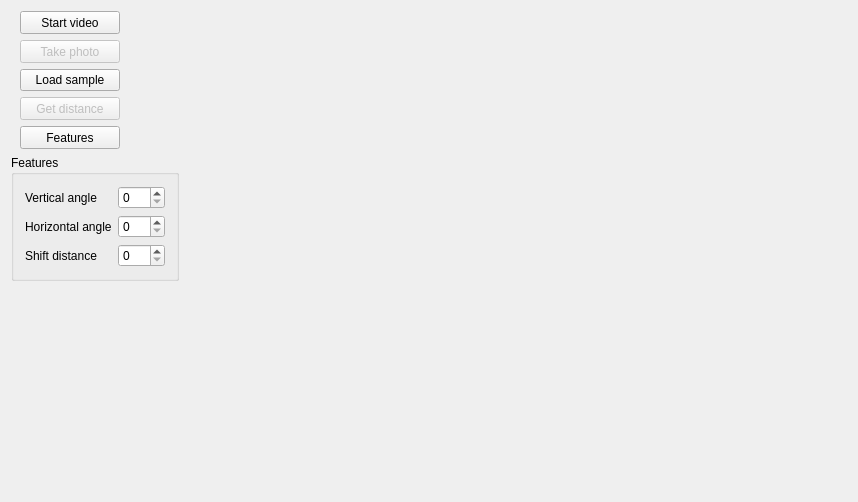
<?xml version="1.0" encoding="UTF-8"?>
<ui version="4.0">
 <class>CHostWidget</class>
 <widget class="QWidget" name="CHostWidget">
  <property name="geometry">
   <rect>
    <x>0</x>
    <y>0</y>
    <width>858</width>
    <height>498</height>
   </rect>
  </property>
  <property name="sizePolicy">
   <sizepolicy hsizetype="MinimumExpanding" vsizetype="MinimumExpanding">
    <horstretch>0</horstretch>
    <verstretch>0</verstretch>
   </sizepolicy>
  </property>
  <property name="windowTitle">
   <string>COCRMHostWidget</string>
  </property>
  <layout class="QHBoxLayout" name="horizontalLayout_2">
   <item>
    <layout class="QVBoxLayout" name="mLeftVBoxLayout">
     <item>
      <layout class="QVBoxLayout" name="mLeftMostVBoxLayout">
       <item>
        <layout class="QHBoxLayout" name="mControlsHBoxLayout">
         <item>
          <layout class="QVBoxLayout" name="mControlsVertLayout">
           <item>
            <widget class="QPushButton" name="mVideoButton">
             <property name="sizePolicy">
              <sizepolicy hsizetype="Fixed" vsizetype="Fixed">
               <horstretch>0</horstretch>
               <verstretch>0</verstretch>
              </sizepolicy>
             </property>
             <property name="minimumSize">
              <size>
               <width>100</width>
               <height>23</height>
              </size>
             </property>
             <property name="text">
              <string>Start video</string>
             </property>
             <property name="checkable">
              <bool>true</bool>
             </property>
            </widget>
           </item>
           <item>
            <widget class="QPushButton" name="mCapturePhotoButton">
             <property name="enabled">
              <bool>false</bool>
             </property>
             <property name="sizePolicy">
              <sizepolicy hsizetype="Fixed" vsizetype="Fixed">
               <horstretch>0</horstretch>
               <verstretch>0</verstretch>
              </sizepolicy>
             </property>
             <property name="minimumSize">
              <size>
               <width>100</width>
               <height>23</height>
              </size>
             </property>
             <property name="text">
              <string>Take photo</string>
             </property>
            </widget>
           </item>
           <item>
            <widget class="QPushButton" name="mLoadSampleButton">
             <property name="text">
              <string>Load sample</string>
             </property>
            </widget>
           </item>
           <item>
            <widget class="QPushButton" name="mGetDistanceButton">
             <property name="enabled">
              <bool>false</bool>
             </property>
             <property name="sizePolicy">
              <sizepolicy hsizetype="Fixed" vsizetype="Fixed">
               <horstretch>0</horstretch>
               <verstretch>0</verstretch>
              </sizepolicy>
             </property>
             <property name="minimumSize">
              <size>
               <width>100</width>
               <height>23</height>
              </size>
             </property>
             <property name="text">
              <string>Get distance</string>
             </property>
            </widget>
           </item>
           <item>
            <widget class="QPushButton" name="mFeaturesButton">
             <property name="sizePolicy">
              <sizepolicy hsizetype="Fixed" vsizetype="Fixed">
               <horstretch>0</horstretch>
               <verstretch>0</verstretch>
              </sizepolicy>
             </property>
             <property name="minimumSize">
              <size>
               <width>100</width>
               <height>23</height>
              </size>
             </property>
             <property name="text">
              <string>Features</string>
             </property>
             <property name="checkable">
              <bool>true</bool>
             </property>
            </widget>
           </item>
          </layout>
         </item>
         <item>
          <spacer name="mVideoSpacerDelimeter">
           <property name="orientation">
            <enum>Qt::Horizontal</enum>
           </property>
           <property name="sizeType">
            <enum>QSizePolicy::Fixed</enum>
           </property>
           <property name="sizeHint" stdset="0">
            <size>
             <width>50</width>
             <height>20</height>
            </size>
           </property>
          </spacer>
         </item>
        </layout>
       </item>
       <item>
        <widget class="QGroupBox" name="mFeaturesBox">
         <property name="sizePolicy">
          <sizepolicy hsizetype="Minimum" vsizetype="Minimum">
           <horstretch>0</horstretch>
           <verstretch>0</verstretch>
          </sizepolicy>
         </property>
         <property name="title">
          <string>Features</string>
         </property>
         <layout class="QHBoxLayout" name="horizontalLayout">
          <item>
           <layout class="QFormLayout" name="mFeaturesGridLayout">
            <item row="0" column="0">
             <widget class="QLabel" name="mVertAngleLabel">
              <property name="enabled">
               <bool>true</bool>
              </property>
              <property name="text">
               <string>Vertical angle</string>
              </property>
             </widget>
            </item>
            <item row="0" column="1">
             <widget class="QSpinBox" name="mVertAngleSpinBox">
              <property name="enabled">
               <bool>true</bool>
              </property>
              <property name="specialValueText">
               <string/>
              </property>
              <property name="prefix">
               <string/>
              </property>
              <property name="maximum">
               <number>180</number>
              </property>
             </widget>
            </item>
            <item row="1" column="0">
             <widget class="QLabel" name="mHorAngleLabel">
              <property name="text">
               <string>Horizontal angle</string>
              </property>
             </widget>
            </item>
            <item row="1" column="1">
             <widget class="QSpinBox" name="mHorAngleSpinBox">
              <property name="maximum">
               <number>180</number>
              </property>
             </widget>
            </item>
            <item row="2" column="0">
             <widget class="QLabel" name="mShiftDistance">
              <property name="text">
               <string>Shift distance</string>
              </property>
              <property name="scaledContents">
               <bool>false</bool>
              </property>
             </widget>
            </item>
            <item row="2" column="1">
             <widget class="QSpinBox" name="mShiftDistanceSpinBox">
              <property name="maximum">
               <number>500</number>
              </property>
             </widget>
            </item>
           </layout>
          </item>
         </layout>
        </widget>
       </item>
      </layout>
     </item>
     <item>
      <spacer name="mGalleryDelimiter">
       <property name="orientation">
        <enum>Qt::Vertical</enum>
       </property>
       <property name="sizeHint" stdset="0">
        <size>
         <width>20</width>
         <height>40</height>
        </size>
       </property>
      </spacer>
     </item>
    </layout>
   </item>
   <item>
    <widget class="QLabel" name="mGraphicsLabel">
     <property name="sizePolicy">
      <sizepolicy hsizetype="Expanding" vsizetype="Expanding">
       <horstretch>0</horstretch>
       <verstretch>0</verstretch>
      </sizepolicy>
     </property>
     <property name="minimumSize">
      <size>
       <width>640</width>
       <height>480</height>
      </size>
     </property>
     <property name="text">
      <string/>
     </property>
    </widget>
   </item>
  </layout>
 </widget>
 <layoutdefault spacing="6" margin="11"/>
 <resources/>
 <connections>
  <connection>
   <sender>mFeaturesButton</sender>
   <signal>toggled(bool)</signal>
   <receiver>mFeaturesBox</receiver>
   <slot>setVisible(bool)</slot>
   <hints>
    <hint type="sourcelabel">
     <x>87</x>
     <y>119</y>
    </hint>
    <hint type="destinationlabel">
     <x>105</x>
     <y>155</y>
    </hint>
   </hints>
  </connection>
  <connection>
   <sender>mVideoButton</sender>
   <signal>toggled(bool)</signal>
   <receiver>mGraphicsLabel</receiver>
   <slot>setVisible(bool)</slot>
   <hints>
    <hint type="sourcelabel">
     <x>52</x>
     <y>21</y>
    </hint>
    <hint type="destinationlabel">
     <x>248</x>
     <y>30</y>
    </hint>
   </hints>
  </connection>
 </connections>
</ui>
